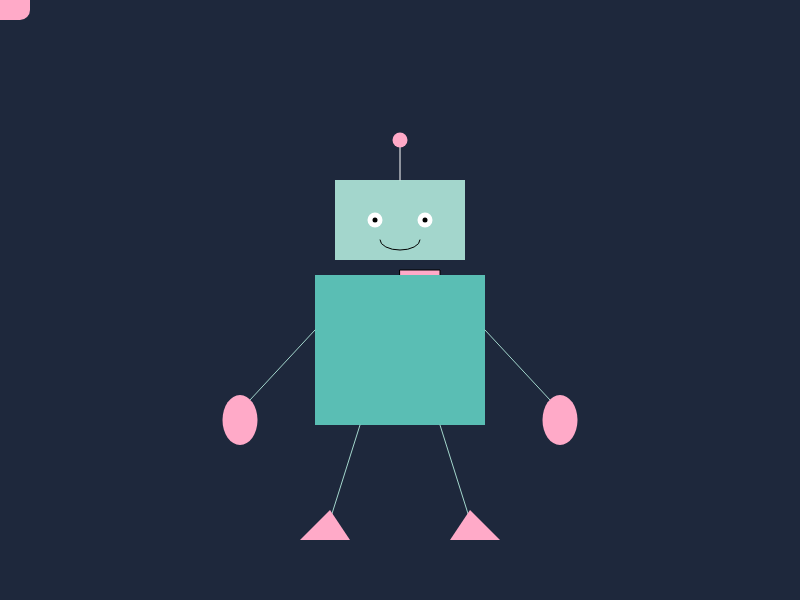
Frame 1 (no input)
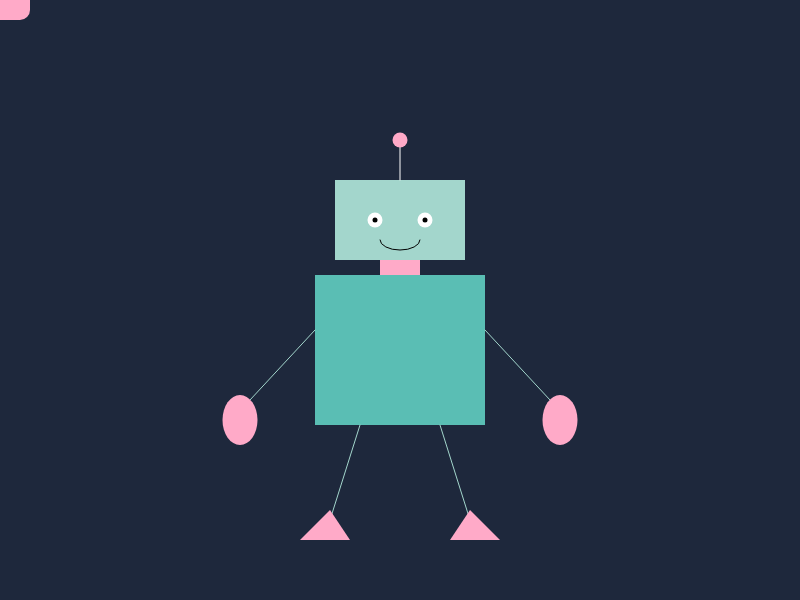
Frame 60 (no input)
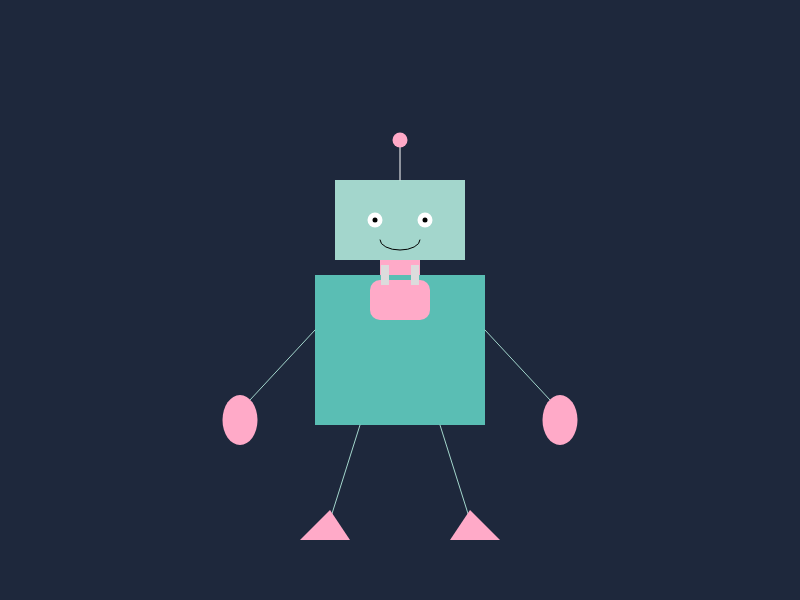
Frame 120 (the mouse pressed at the canvas centre since frame 60)

The p5.js sketch that drew these frames (run headless with seeded random() and noise() and a simulated clock; from frame 60 on, the mouse is pressed at the canvas centre):

// p5.js sketch
// ── sketch.js
console.log("this is my robot from planet hind");
// all comments are refrences for me to remember what each thing is

function setup() {
  // this sets up the main board with size
  // createCanvas(width, height);
  createCanvas(800, 600);
}

function draw() {
  // navy blue dark background color
  // background(red, green, blue, alpha);
  background(30, 40, 60);

  //robot neck
  fill(255, 170, 200);
  // rect(x, y, width, height);
  rect(400, 270, 40, 40);

  // robot head
  // doesnt allow a outside outline
  noStroke();
  // light teal color
  fill(163, 214, 204);
  // x,y = center
  rectMode(CENTER);
  rect(400, 220, 130, 80);

  // robot eyes out
  //white
  fill(255);
  //circle(x, y, diameter);
  circle(375, 220, 15);
  circle(425, 220, 15);

  // robot eyes in
  // black
  fill(0);
  circle(375, 220, 5);
  circle(425, 220, 5);

  // robot mouth
  // no color for circle or arc
  noFill();
  // color of outline black
  stroke(0);
  //arc(x,y,width,height,startAngle,endAngle);
  arc(400, 240, 40, 20, 0, PI);

  // robot antena
  // white
  stroke(255);
  // line(x1, y1, x2, y2);
  line(400, 180, 400, 140);
  // light pink
  fill(255, 170, 200);
  noStroke();
  circle(400, 140, 15);

  //robot body
  //darker teal
  fill(90, 190, 180);
  rect(400, 350, 170, 150);

  // robot legs
  // tealish
  stroke(163, 214, 204);
  line(360, 425, 330, 520);
  line(440, 425, 470, 520);

  // triangle feet
  // light pink
  fill(255, 170, 200);
  noStroke();
  // triangle(x1, y1, x2, y2, x3, y3);
  triangle(300, 540, 350, 540, 330, 510);
  triangle(450, 540, 500, 540, 470, 510);

  // robot hands
  // tealish
  stroke(163, 214, 204);
  line(315, 330, 250, 400);
  line(485, 330, 550, 400);

  // hands using ellipse
  // ight pink
  fill(255, 170, 200);
  noStroke();
  //ellipse(x, y, width, height);
  ellipse(240, 420, 35, 50);
  ellipse(560, 420, 35, 50);

  // charger plug
  // light pink
  fill(255, 170, 200);
  noStroke();
  // x is with mouse x abd the y with mouse y
  rect(mouseX, mouseY, 60, 40, 10);

  // metal pins
  // grey
  fill(220);
  rect(mouseX - 15, mouseY - 25, 8, 20);
  rect(mouseX + 15, mouseY - 25, 8, 20);
}

// ── Lab01A.html
<!doctype html>
<html lang="en">
  <head>
    <meta charset="UTF-8" />
    <meta name="viewport" content="width=device-width, initial-scale=1.0" />
    <script src="https://cdn.jsdelivr.net/npm/p5@2.3.3/lib/p5.min.js"></script>
    <title>Lab01</title>
  </head>
  <body>
    <h3>Lab01_IAT806: My Shapes Robot</h3>
    <script src="sketch.js"></script>
  </body>
</html>
